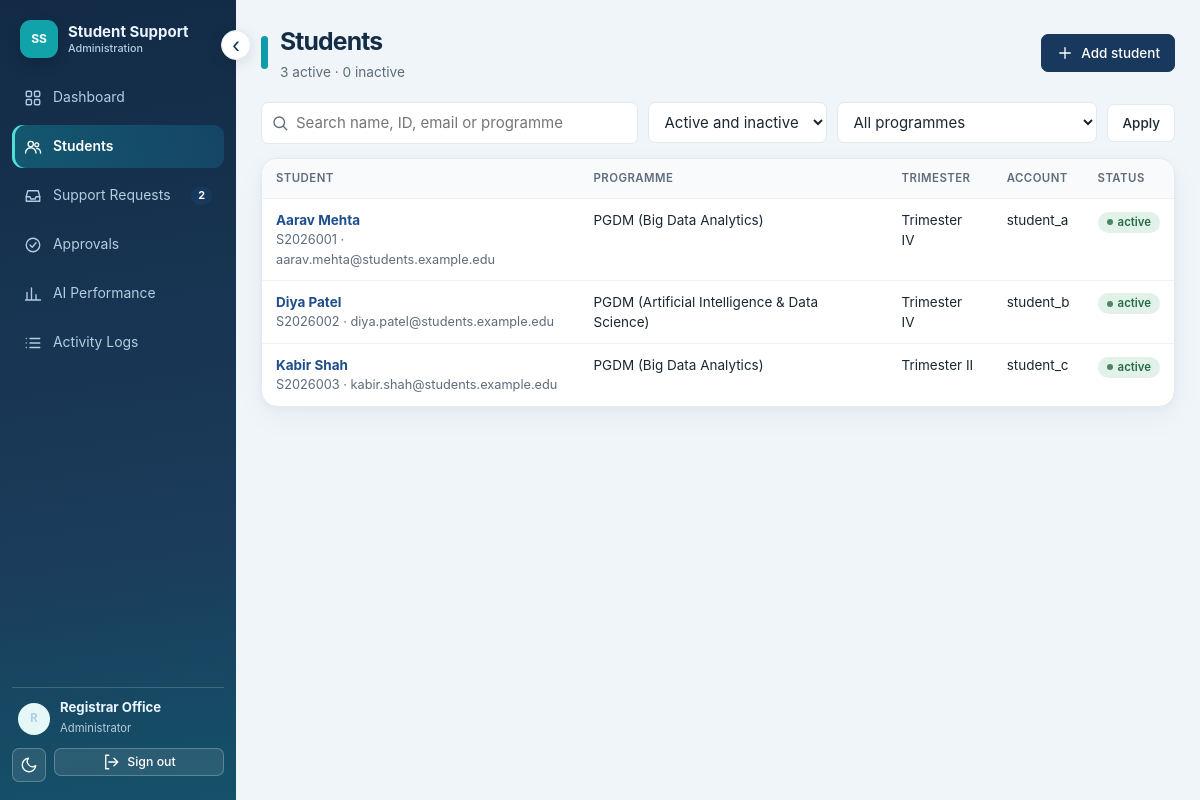
Page /admin/students (signed in) on the committed database.
### app/models.py (models this page shows, shortened)
class User(db.Model):
    __tablename__ = "users"
    id = db.Column(db.Integer, primary_key=True)
    username = db.Column(db.String(40), unique=True, nullable=False)
    password_hash = db.Column(db.String(255), nullable=False)
    role = db.Column(db.String(20), nullable=False, default="student")  # student | admin
    display_name = db.Column(db.String(80), nullable=False)
    student_id = db.Column(db.String(20), db.ForeignKey("student_profiles.student_id"), nullable=True)
    active = db.Column(db.Boolean, nullable=False, default=True)   # False = account cannot sign in
    created_at = db.Column(db.DateTime, default=utcnow)
    is_anonymous = False
    @property
    def is_active(self):
        return bool(self.active)
    @property
    def is_authenticated(self):
        return True

class StudentProfile(db.Model):
    __tablename__ = "student_profiles"
    id = db.Column(db.Integer, primary_key=True)
    student_id = db.Column(db.String(20), unique=True, nullable=False)
    full_name = db.Column(db.String(80), nullable=False)
    programme = db.Column(db.String(120), nullable=False)
    trimester = db.Column(db.String(20), nullable=False)
    cgpa = db.Column(db.Float, nullable=False)
    email = db.Column(db.String(120), nullable=False)
    phone = db.Column(db.String(30), nullable=False)
    status = db.Column(db.String(12), nullable=False, default="active")   # active | inactive | removed (soft delete)
    created_at = db.Column(db.DateTime, default=utcnow)

### app/routes/admin.py (the view)
@bp.route("/students")
@admin_only
def students_page():
    q, status, programme = request.args.get("q", "").strip(), request.args.get("status", ""), request.args.get("programme", "")
    rows = student_admin.list_students(q, status or None, programme or None)
    return render_template("students.html", rows=rows, q=q, status=status, programme=programme, programmes=student_admin.programmes(),
                           counts=student_admin.counts(), accounts={r.student_id: student_admin.account_for(r.student_id) for r in rows})

### app/security/authz.py (called while the page is built)
def role_required(*roles):
    def deco(fn):
        @wraps(fn)
        def wrapper(*a, **kw):
            if not current_user.is_authenticated:
                return abort(401) if request.path.startswith("/api/") else current_user_unauthorized()
            if current_user.role not in roles:
                from ..services import audit
                audit.record(current_user, f"access:{request.method} {request.path}", "route", request.path, "denied",
                             result="403", reason=f"role '{current_user.role}' not in {list(roles)}")
                return abort(403)
            return fn(*a, **kw)
        return wrapper
    return deco

### app/services/student_admin.py (called while the page is built)
def list_students(q: str | None = None, status: str | None = None, programme: str | None = None) -> list[StudentProfile]:
    query = StudentProfile.query
    if status in STATUSES:
        query = query.filter(StudentProfile.status == status)
    else:
        query = query.filter(StudentProfile.status != "removed")      # removed students are hidden unless asked for
    if programme:
        query = query.filter(StudentProfile.programme == programme)
    if q:
        like = f"%{q.strip()}%"
        query = query.filter(db.or_(StudentProfile.full_name.like(like), StudentProfile.student_id.like(like),
                                    StudentProfile.email.like(like), StudentProfile.programme.like(like)))
    return query.order_by(StudentProfile.student_id).all()

def programmes() -> list[str]:
    return [p for (p,) in db.session.query(StudentProfile.programme).distinct().order_by(StudentProfile.programme).all()]

def account_for(student_id: str) -> User | None:
    return User.query.filter_by(student_id=student_id, role="student").first()

def counts() -> dict:
    by = dict(db.session.query(StudentProfile.status, db.func.count()).group_by(StudentProfile.status).all())
    return {"active": by.get("active", 0), "inactive": by.get("inactive", 0), "removed": by.get("removed", 0)}

### app/templates/students.html (shortened to what this page needs)
{% extends "base.html" %}
{% from "_macros.html" import ic, badge, empty %}
{% block page_title %}Students{% endblock %}
{% block page_sub %}{{ counts.active }} active · {{ counts.inactive }} inactive{% endblock %}
{% block page_actions %}<a class="btn" href="{{ url_for('admin.student_new') }}">{{ ic('plus') }}Add student</a>{% endblock %}
{% block content %}
<form class="toolbar" method="get">
  <div class="search grow">{{ ic('search') }}<input type="search" name="q" value="{{ q }}" placeholder="Search name, ID, email or programme" data-table-filter="#st" aria-label="Search students"></div>
  <select name="status" aria-label="Status" onchange="this.form.submit()" style="width:auto"><option value="">Active and inactive</option>
    {% for s in ['active','inactive','removed'] %}<option value="{{ s }}" {{ 'selected' if status == s }}>{{ s|capitalize }}</option>{% endfor %}</select>
  <select name="programme" aria-label="Programme" onchange="this.form.submit()" style="width:auto;max-width:260px"><option value="">All programmes</option>
    {% for p in programmes %}<option {{ 'selected' if programme == p }}>{{ p }}</option>{% endfor %}</select>
  <button class="btn secondary" type="submit">Apply</button>
</form>
{% if rows %}
<div class="tablewrap"><table id="st"><thead><tr><th>Student</th><th>Programme</th><th>Trimester</th><th>Account</th><th>Status</th></tr></thead><tbody>
{% for s in rows %}<tr class="clickable" data-href="{{ url_for('admin.student_detail', student_id=s.student_id) }}" data-search="{{ (s.full_name ~ ' ' ~ s.student_id ~ ' ' ~ s.email ~ ' ' ~ s.programme)|lower }}">
  <td><a href="{{ url_for('admin.student_detail', student_id=s.student_id) }}"><b>{{ s.full_name }}</b></a><div class="note">{{ s.student_id }} · {{ s.email }}</div></td>
  <td>{{ s.programme }}</td><td>{{ s.trimester }}</td><td>{{ accounts[s.student_id].username if accounts[s.student_id] else '—' }}</td><td>{{ badge(s.status) }}</td></tr>{% endfor %}
</tbody></table></div><div id="st-none" class="empty" hidden>No students match your search.</div>
{% else %}<div class="card">{{ empty('users', 'No students found', 'Try different filters, or add a student.') }}</div>{% endif %}
{% endblock %}

### app/templates/base.html (shortened to what this page needs)
<!doctype html>
<html lang="en">
<head>
  <link rel="stylesheet" href="{{ url_for('static', filename='style.css') }}">
</head>
<body>
{% from "_macros.html" import ic %}
{% if current_user.is_authenticated %}
<div class="shell">
  <aside class="side" id="sidebar" aria-label="Main navigation">
    <button type="button" id="collapse-sidebar" class="sidebar-collapse" aria-label="Collapse sidebar" aria-expanded="true" title="Expand or collapse navigation">‹</button>
    <div class="brand"><span class="brand-mark">SS</span><span class="brand-text">Student Support<small>{{ 'Administration' if current_user.role == 'admin' else 'Student portal' }}</small></span></div>
    {% set ep = request.endpoint or '' %}
    <nav class="nav">
    {% if current_user.role == 'admin' %}
      <a href="{{ url_for('admin.dashboard') }}" class="{{ 'active' if ep == 'admin.dashboard' }}">{{ ic('home') }}Dashboard</a>
      <a href="{{ url_for('admin.students_page') }}" class="{{ 'active' if ep.startswith('admin.student') }}">{{ ic('users') }}Students</a>
      <a href="{{ url_for('admin.tickets_page') }}" class="{{ 'active' if ep in ('admin.tickets_page','admin.ticket_detail') }}">{{ ic('inbox') }}Support Requests{% if nav_counts.tickets %}<span class="pill" id="nav-tickets">{{ nav_counts.tickets }}</span>{% endif %}</a>
      <a href="{{ url_for('admin.approvals_page') }}" class="{{ 'active' if ep == 'admin.approvals_page' }}">{{ ic('check') }}Approvals</a>
      <a href="{{ url_for('admin.performance_page') }}" class="{{ 'active' if ep in ('admin.performance_page','admin.run_detail') }}">{{ ic('chart') }}AI Performance</a>
      <a href="{{ url_for('admin.logs_page') }}" class="{{ 'active' if ep == 'admin.logs_page' }}">{{ ic('list') }}Activity Logs</a>
    {% endif %}
    </nav>
    <div class="side-foot">
      <div class="usercard"><span class="avatar">{{ current_user.display_name[:1] }}</span><div><b>{{ current_user.display_name }}</b><span>{{ 'Administrator' if current_user.role == 'admin' else current_user.student_id }}</span></div></div>
      <div style="display:flex;gap:8px">
        <button class="btn secondary small icon" type="button" id="theme-toggle" title="Switch light / dark theme" aria-label="Switch theme">{{ ic('moon') }}</button>
        <form method="post" action="{{ url_for('auth.logout') }}" style="flex:1;margin:0"><input type="hidden" name="csrf_token" value="{{ csrf_token() }}"><button class="btn secondary small" style="width:100%" type="submit">{{ ic('logout') }}Sign out</button></form>
      </div>
    </div>
  </aside>
  <div class="main">
    <header class="topbar"><div class="topbar-dot" aria-hidden="true"></div>
      <div class="grow"><h1>{% block page_title %}{% endblock %}</h1><p class="sub">{% block page_sub %}{% endblock %}</p></div>
      <div>{% block page_actions %}{% endblock %}</div>
    </header>
    <main class="content">{% block content %}{% endblock %}</main>
  </div>
</div>
{% else %}
{% block public %}{% endblock %}
{% endif %}
</body>
</html>

### app/templates/_macros.html (shortened to what this page needs)
{% macro ic(name) %}<svg class="ic" aria-hidden="true"><use href="#i-{{ name }}"/></svg>{% endmacro %}
{% macro badge(s) %}{% set cls = {'Open':'b-info','Under Review':'b-warn','Awaiting Student':'b-warn','Resolved':'b-ok','Rejected':'b-bad','Closed':'b-plain',
 'pending':'b-warn','approved':'b-ok','rejected':'b-bad','active':'b-ok','inactive':'b-warn','removed':'b-bad','Paid':'b-ok','Partially paid':'b-warn','Overdue':'b-bad','Unpaid':'b-warn',
 'Active':'b-ok','Under review':'b-warn','completed':'b-ok','error':'b-bad','denied':'b-bad','allowed':'b-ok'}.get(s, '') %}<span class="badge {{ cls }}">{{ s }}</span>{% endmacro %}

### rows in the picture
User: role "Administration", display_name "R", display_name "Registrar Office", role "Administrator"
StudentProfile: full_name "Aarav Mehta", student_id "S2026001", email "aarav.mehta@students.example.edu", programme "PGDM (Big Data Analytics)", trimester "Trimester IV", status "active"
User: username "student_a"
StudentProfile: full_name "Diya Patel", student_id "S2026002", email "diya.patel@students.example.edu", programme "PGDM (Artificial Intelligence & Data Science)", trimester "Trimester IV", status "active"
User: username "student_b"
StudentProfile: full_name "Kabir Shah", student_id "S2026003", email "kabir.shah@students.example.edu", programme "PGDM (Big Data Analytics)", trimester "Trimester II", status "active"
User: username "student_c"

### other values in the picture
{{ nav_counts.tickets }} "2"
{{ counts.active }} "3"
{{ counts.inactive }} "0"
